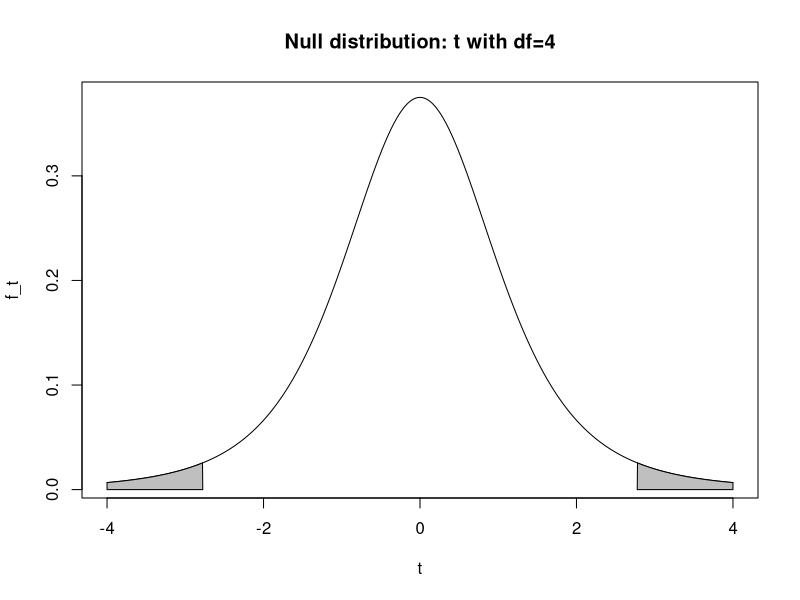
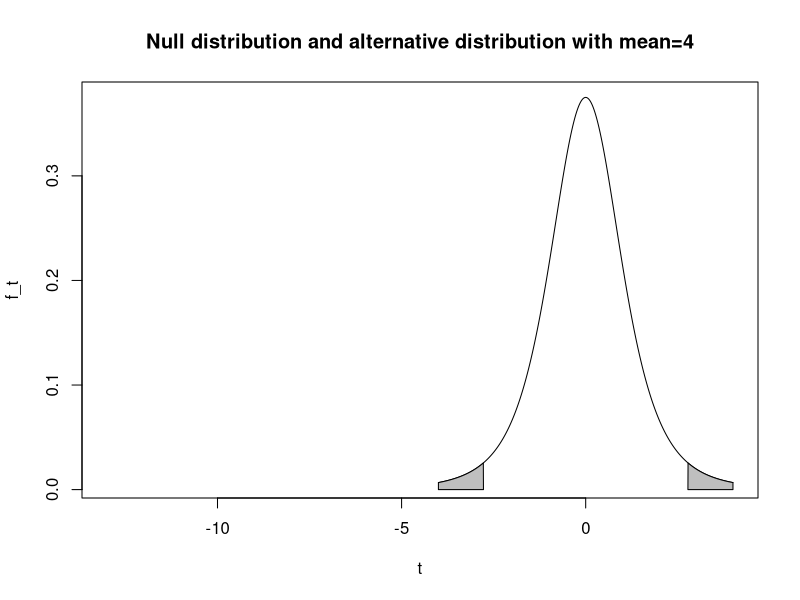
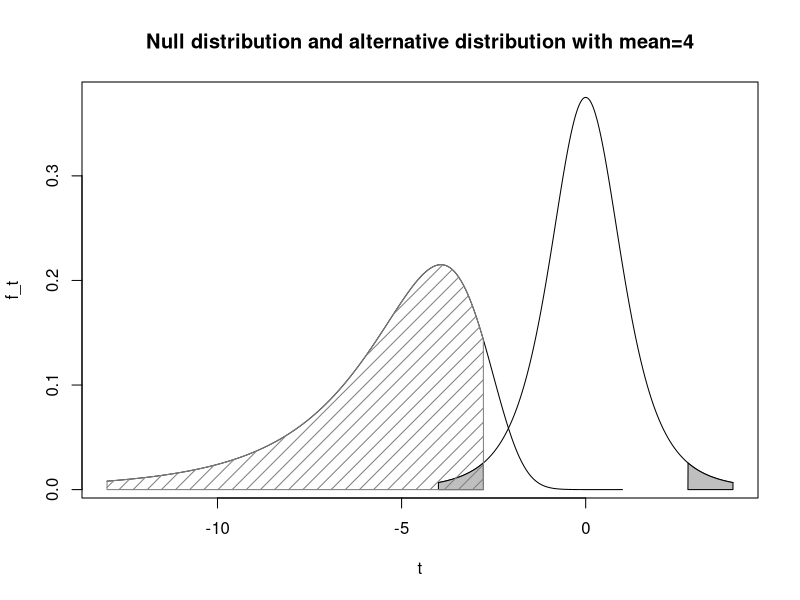
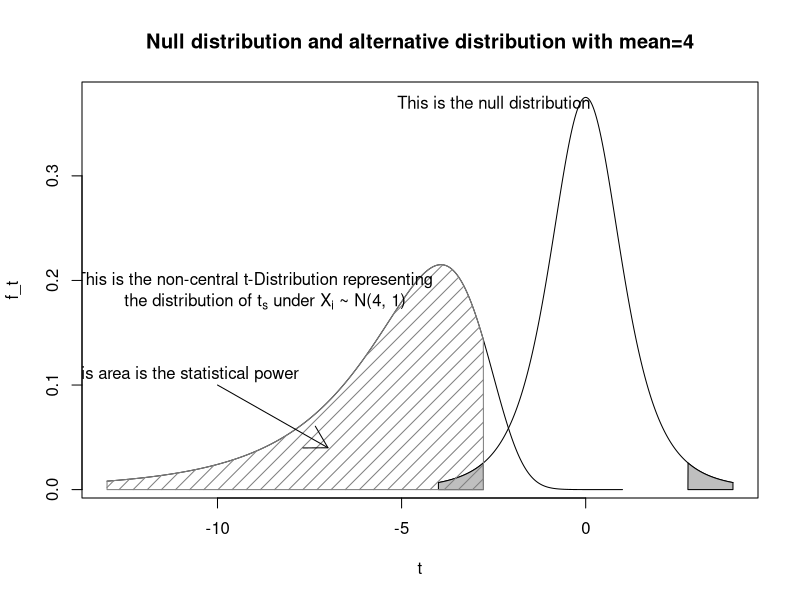
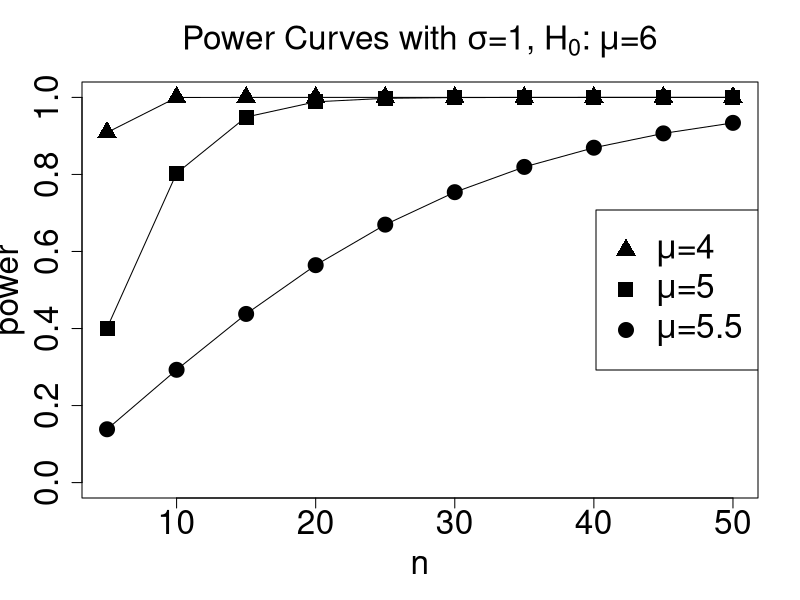

Write the R code that produced these figures, in order.
## ---- chunk 1
  knitr::opts_chunk$set(echo = TRUE)
  knitr::opts_chunk$set(dev = 'pdf')
  def.chunk.hook  <- knitr::knit_hooks$get("chunk")
  knitr::knit_hooks$set(chunk = function(x, options) {
    x <- def.chunk.hook(x, options)
    ifelse(options$size != "normalsize", paste0("\n \\", options$size,"\n\n", x, "\n\n \\normalsize"), x)
  })
## ---- chunk 2
t <- seq(-4, 4, by=0.01)
f_t <- dt(t, df=4)
plot(f_t ~ t, type='l', main="Null distribution: t with df=4")
polygon(c(t[t>=qt(0.025, df=4, lower.tail=FALSE)], max(t), qt(0.025, df=4, lower.tail=FALSE)), c(f_t[t>=qt(0.025, df=4, lower.tail=FALSE)], 0, 0), col="gray75")
polygon(c(t[t<=qt(0.025, df=4)], qt(0.025, df=4), min(t)), c(f_t[t<=qt(0.025, df=4)], 0, 0), col="gray75")
## ---- chunk 3
t <- seq(-4, 4, by=0.01)
f_t <- dt(t, df=4)
plot(f_t ~ t, type='l', main="Null distribution and alternative distribution with mean=4", xlim=c(-13, 4))
polygon(c(t[t>=qt(0.025, df=4, lower.tail=FALSE)], max(t), qt(0.025, df=4, lower.tail=FALSE)), c(f_t[t>=qt(0.025, df=4, lower.tail=FALSE)], 0, 0), col="gray75")
polygon(c(t[t<=qt(0.025, df=4)], qt(0.025, df=4), min(t)), c(f_t[t<=qt(0.025, df=4)], 0, 0), col="gray75")

## ---- chunk 4
t <- seq(-4, 4, by=0.01)
f_t <- dt(t, df=4)
plot(f_t ~ t, type='l', main="Null distribution and alternative distribution with mean=4", xlim=c(-13, 4))
polygon(c(t[t>=qt(0.025, df=4, lower.tail=FALSE)], max(t), qt(0.025, df=4, lower.tail=FALSE)), c(f_t[t>=qt(0.025, df=4, lower.tail=FALSE)], 0, 0), col="gray75")
polygon(c(t[t<=qt(0.025, df=4)], qt(0.025, df=4), min(t)), c(f_t[t<=qt(0.025, df=4)], 0, 0), col="gray75")


ta <- seq(-13, 1, by=0.01)
f_ta <- dt(ta, df=4, ncp=(-2/(1/sqrt(5))))
lines(ta, f_ta)
polygon(c(ta[ta<=qt(0.025, df=4)], qt(0.025, df=4), min(ta)), c(f_ta[ta<=qt(0.025, df=4)], 0, 0), col="gray50", density=10)
## ---- chunk 5
t <- seq(-4, 4, by=0.01)
f_t <- dt(t, df=4)
plot(f_t ~ t, type='l', main="Null distribution and alternative distribution with mean=4", xlim=c(-13, 4))
polygon(c(t[t>=qt(0.025, df=4, lower.tail=FALSE)], max(t), qt(0.025, df=4, lower.tail=FALSE)), c(f_t[t>=qt(0.025, df=4, lower.tail=FALSE)], 0, 0), col="gray75")
polygon(c(t[t<=qt(0.025, df=4)], qt(0.025, df=4), min(t)), c(f_t[t<=qt(0.025, df=4)], 0, 0), col="gray75")


ta <- seq(-13, 1, by=0.01)
f_ta <- dt(ta, df=4, ncp=(-2/(1/sqrt(5))))
lines(ta, f_ta)
polygon(c(ta[ta<=qt(0.025, df=4)], qt(0.025, df=4), min(ta)), c(f_ta[ta<=qt(0.025, df=4)], 0, 0), col="gray50", density=10)
text(x=-9, y=0.2, labels="This is the non-central t-Distribution representing")
text(x=-8.7, y=0.18, labels=expression(paste("the distribution of ", t[s], " under ", X[i], " ~ N(4, 1)")))
text(x=-2.5, y=0.37, "This is the null distribution")
arrows(x0=-10, y0=0.1, x1=-7, y1=0.04)
text(x=-11, y=0.11, "This area is the statistical power")
## ---- chunk 6
qt(0.025, df=4)
## ---- chunk 7
pt(-2.776445, df=4, ncp=-(2*sqrt(5)))
## ---- chunk 8
power.t.test(n=5, delta=2, sd=1, sig.level=0.05, 
             type="one.sample", alternative="two.sided")
## ---- chunk 9
count <- 0
reps <- 10000

for(i in 1:reps){
  sleep <- rnorm(n=5, mean=4, sd=1)

  pval <- t.test(sleep, mu=6)$p.value
  if(pval < 0.05){
    count <- count + 1
  }
}
## ---- chunk 10
count / reps
## ---- chunk 11
delta <- c(0.5, 1, 2)
n <- seq(5, 50, by=5)
powers <- matrix(NA, nrow=length(delta), ncol=length(n))

for(i in 1:length(delta)){
  for(j in 1:length(n)){
    powers[i, j] <- power.t.test(n=n[j], delta=delta[i], sd=1, sig.level=0.05, type="one.sample", alternative="two.sided")$power
  }
}

plot(powers[1,] ~ n, pch=19, ylim=c(0,1), ylab="power", main=expression(paste("Power Curves with ", 
                                                                              sigma, "=1, ", H[0], ": ", mu, "=6")), 
     cex.main=2, cex.lab=2, cex.axis=2, cex=2)
lines(powers[1,] ~ n)
points(powers[2,] ~ n, pch=15, cex=2)
lines(powers[2,] ~ n)
points(powers[3,] ~ n, pch=17, cex=2)
lines(powers[3,] ~ n)
legend("right", pch=c(17, 15, 19), legend=c(expression(paste(mu, "=4")), 
                                            expression(paste(mu, "=5")), 
                                            expression(paste(mu, "=5.5"))), cex=2)
## ---- chunk 12
sim_power_t <- function(n, delta, sd, reps=10000){
  count <- 0
  
  for(i in 1:reps){
    sleep <- rnorm(n=n, mean=delta, sd=sd)

    pval <- t.test(sleep)$p.value
    if(pval < 0.05){
      count <- count + 1
    }
  }
  return(count / reps)
}

## ---- chunk 13
sim_power_t(n=5, delta=2, sd=1)
sim_power_t(n=10, delta=1, sd=1)
